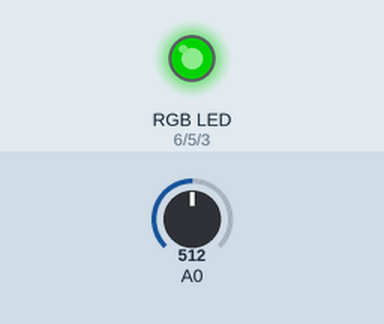
Recording of a sketch running on a simulated Arduino Uno, built with avr-gcc and run on an emulated ATmega328P. On the bench: an RGB LED mixed from three pins (HIGH = lit). The test bench sets the inputs (shaded band); at power-on: A0 = 512. Dim RGB values are drawn brighter than linear.

Above: at 1.8 s.
1.9 s: A0 set to 716
At 2.4 s:
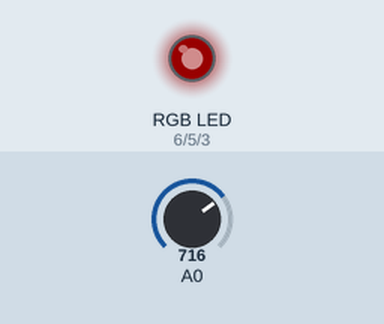
3.5 s: A0 set to 900
At 5.1 s:
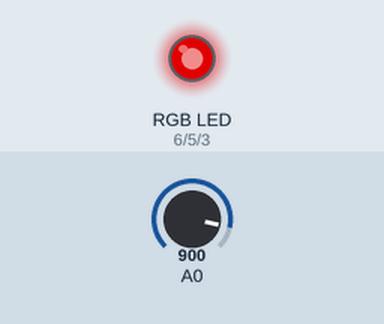
5.5 s: A0 set to 306
At 6.6 s:
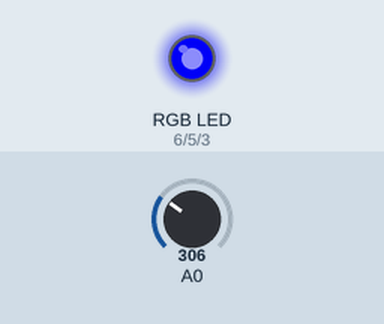
7.5 s: A0 set to 122
At 9.2 s:
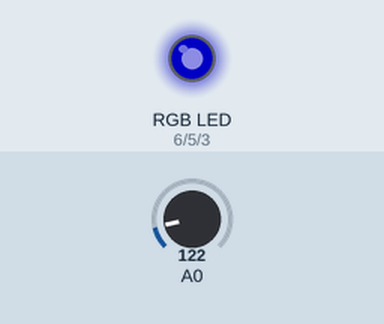
9.5 s: A0 set to 0
At 10.9 s:
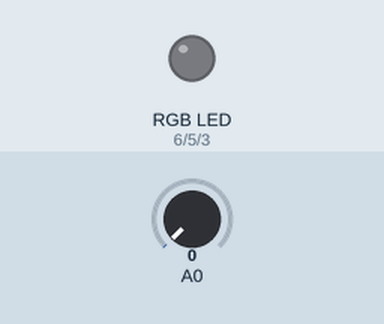
Timing chart, 0 to 12.5 s (numbered marks = the images above; inputs shaded):
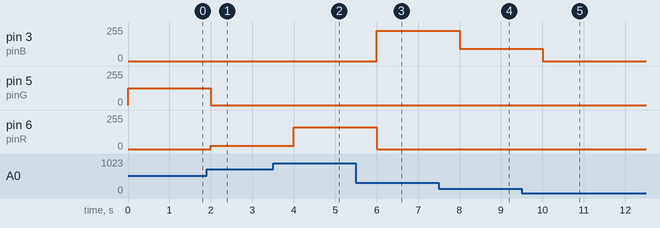

Measured:
- after the input at 1.9 s, pin 5 (pinG): 127/255 → 0/255 after 0.10 s; pin 6 (pinR): 0/255 → 24/255 after 0.10 s
- after the input at 3.5 s, pin 6 (pinR): 24/255 → 162/255 after 0.50 s
- after the input at 5.5 s, pin 3 (pinB): 0/255 → 228/255 after 0.50 s; pin 6 (pinR): 162/255 → 0/255 after 0.50 s
- after the input at 7.5 s, pin 3 (pinB): 228/255 → 91/255 after 0.50 s
- after the input at 9.5 s, pin 3 (pinB): 91/255 → 0/255 after 0.50 s

The sketch:

T5.ino
```cpp
int pinB=3;
int pinG=5;
int pinR=6;
void setup() {
  // put your setup code here, to run once:
pinMode(pinB,OUTPUT);
pinMode(pinG,OUTPUT);
pinMode(pinR,OUTPUT);
}
float Value;
float num;
int k=0;
void loop() {
  // put your main code here, to run repeatedly:
Value=analogRead(A0);
k=Value/341;
switch(k){
case 0:
num=map(Value,0,341,0,255);
analogWrite(pinB,num);
analogWrite(pinR,0);
analogWrite(pinG,0);
delay(1000);
break;
case 1:
num=map(Value,342,683,0,255);
analogWrite(pinG,num);
analogWrite(pinR,0);
analogWrite(pinB,0);
delay(1000);
break;
case 2:
num=map(Value,684,1023,0,255);
analogWrite(pinR,num);
analogWrite(pinB,0);
analogWrite(pinG,0);
delay(1000);
break;
}
}
```
